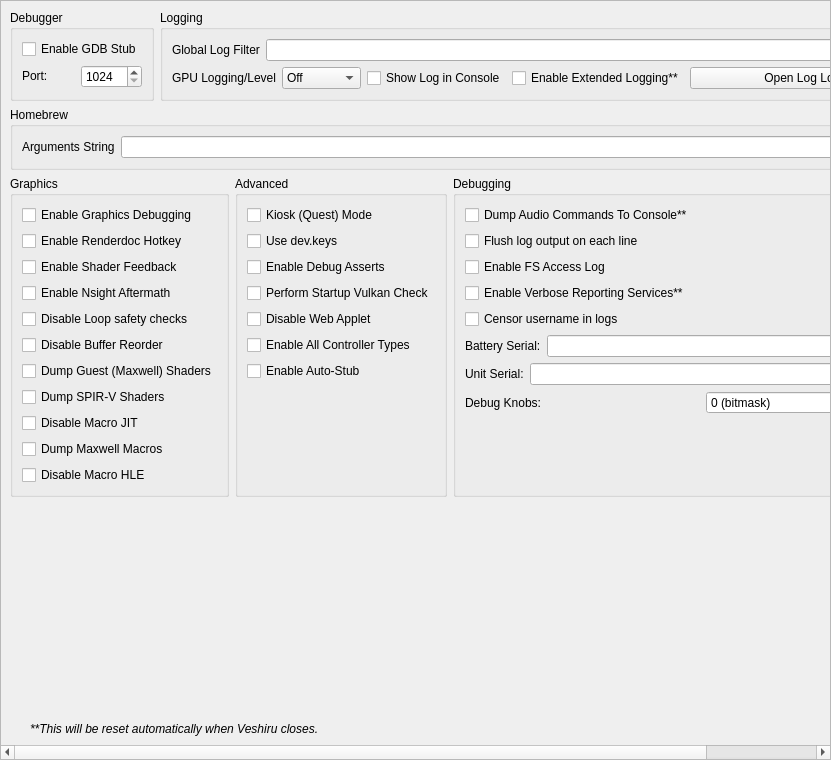
<?xml version="1.0" encoding="UTF-8"?>
<ui version="4.0">
 <class>ConfigureDebug</class>
 <widget class="QScrollArea" name="ConfigureDebug">
  <property name="geometry">
   <rect>
    <x>0</x>
    <y>0</y>
    <width>831</width>
    <height>760</height>
   </rect>
  </property>
  <property name="widgetResizable">
   <bool>true</bool>
  </property>
  <widget class="QWidget" name="widget">
   <property name="geometry">
    <rect>
     <x>0</x>
     <y>0</y>
     <width>829</width>
     <height>758</height>
    </rect>
   </property>
   <layout class="QVBoxLayout" name="verticalLayout_1">
    <item>
     <layout class="QHBoxLayout" name="horizontalLayout">
      <property name="topMargin">
       <number>0</number>
      </property>
      <item>
       <widget class="QGroupBox" name="groupBox">
        <property name="sizePolicy">
         <sizepolicy hsizetype="Preferred" vsizetype="Preferred">
          <horstretch>0</horstretch>
          <verstretch>0</verstretch>
         </sizepolicy>
        </property>
        <property name="title">
         <string>Debugger</string>
        </property>
        <property name="alignment">
         <set>Qt::AlignmentFlag::AlignLeading|Qt::AlignmentFlag::AlignLeft|Qt::AlignmentFlag::AlignTop</set>
        </property>
        <property name="flat">
         <bool>false</bool>
        </property>
        <property name="checkable">
         <bool>false</bool>
        </property>
        <layout class="QVBoxLayout" name="verticalLayout_3">
         <item>
          <widget class="QWidget" name="debug_widget" native="true">
           <property name="sizePolicy">
            <sizepolicy hsizetype="Preferred" vsizetype="Maximum">
             <horstretch>0</horstretch>
             <verstretch>0</verstretch>
            </sizepolicy>
           </property>
           <layout class="QVBoxLayout" name="verticalLayout">
            <property name="sizeConstraint">
             <enum>QLayout::SizeConstraint::SetDefaultConstraint</enum>
            </property>
            <property name="leftMargin">
             <number>0</number>
            </property>
            <property name="topMargin">
             <number>0</number>
            </property>
            <property name="rightMargin">
             <number>0</number>
            </property>
            <property name="bottomMargin">
             <number>0</number>
            </property>
            <item>
             <widget class="QCheckBox" name="toggle_gdbstub">
              <property name="sizePolicy">
               <sizepolicy hsizetype="Maximum" vsizetype="Maximum">
                <horstretch>0</horstretch>
                <verstretch>0</verstretch>
               </sizepolicy>
              </property>
              <property name="text">
               <string>Enable GDB Stub</string>
              </property>
             </widget>
            </item>
            <item>
             <widget class="QWidget" name="horizontalWidget_3" native="true">
              <property name="sizePolicy">
               <sizepolicy hsizetype="Preferred" vsizetype="Maximum">
                <horstretch>0</horstretch>
                <verstretch>0</verstretch>
               </sizepolicy>
              </property>
              <layout class="QHBoxLayout" name="horizontalLayout_3">
               <property name="leftMargin">
                <number>0</number>
               </property>
               <property name="topMargin">
                <number>0</number>
               </property>
               <property name="rightMargin">
                <number>0</number>
               </property>
               <property name="bottomMargin">
                <number>0</number>
               </property>
               <item>
                <widget class="QLabel" name="label_11">
                 <property name="sizePolicy">
                  <sizepolicy hsizetype="Minimum" vsizetype="Maximum">
                   <horstretch>0</horstretch>
                   <verstretch>0</verstretch>
                  </sizepolicy>
                 </property>
                 <property name="text">
                  <string>Port:</string>
                 </property>
                </widget>
               </item>
               <item>
                <widget class="QSpinBox" name="gdbport_spinbox">
                 <property name="sizePolicy">
                  <sizepolicy hsizetype="Preferred" vsizetype="Maximum">
                   <horstretch>0</horstretch>
                   <verstretch>0</verstretch>
                  </sizepolicy>
                 </property>
                 <property name="minimum">
                  <number>1024</number>
                 </property>
                 <property name="maximum">
                  <number>65535</number>
                 </property>
                </widget>
               </item>
              </layout>
             </widget>
            </item>
           </layout>
          </widget>
         </item>
        </layout>
       </widget>
      </item>
      <item>
       <widget class="QGroupBox" name="groupBox_2">
        <property name="sizePolicy">
         <sizepolicy hsizetype="Expanding" vsizetype="Preferred">
          <horstretch>0</horstretch>
          <verstretch>0</verstretch>
         </sizepolicy>
        </property>
        <property name="title">
         <string>Logging</string>
        </property>
        <layout class="QGridLayout" name="gridLayout_1">
         <item row="0" column="0" colspan="4">
          <widget class="QWidget" name="logging_widget" native="true">
           <property name="sizePolicy">
            <sizepolicy hsizetype="Preferred" vsizetype="Maximum">
             <horstretch>0</horstretch>
             <verstretch>0</verstretch>
            </sizepolicy>
           </property>
           <layout class="QHBoxLayout" name="horizontalLayout_1">
            <property name="leftMargin">
             <number>0</number>
            </property>
            <property name="topMargin">
             <number>0</number>
            </property>
            <property name="rightMargin">
             <number>0</number>
            </property>
            <property name="bottomMargin">
             <number>0</number>
            </property>
            <item>
             <widget class="QLabel" name="label_1">
              <property name="sizePolicy">
               <sizepolicy hsizetype="Preferred" vsizetype="Preferred">
                <horstretch>0</horstretch>
                <verstretch>0</verstretch>
               </sizepolicy>
              </property>
              <property name="text">
               <string>Global Log Filter</string>
              </property>
             </widget>
            </item>
            <item>
             <widget class="QLineEdit" name="log_filter_edit"/>
            </item>
           </layout>
          </widget>
         </item>
         <item row="1" column="0">
          <widget class="QWidget" name="gpu_log_level_widget" native="true">
           <property name="sizePolicy">
            <sizepolicy hsizetype="Preferred" vsizetype="Maximum">
             <horstretch>0</horstretch>
             <verstretch>0</verstretch>
            </sizepolicy>
           </property>
           <layout class="QHBoxLayout" name="gpu_log_level_layout">
            <property name="leftMargin">
             <number>0</number>
            </property>
            <property name="topMargin">
             <number>0</number>
            </property>
            <property name="rightMargin">
             <number>0</number>
            </property>
            <property name="bottomMargin">
             <number>0</number>
            </property>
            <item>
             <widget class="QLabel" name="gpu_log_level_label">
              <property name="text">
               <string>GPU Logging/Level</string>
              </property>
             </widget>
            </item>
            <item>
             <widget class="QComboBox" name="gpu_log_level">
              <property name="toolTip">
               <string>Detail level for GPU logs. Off disables logging entirely.</string>
              </property>
              <item>
               <property name="text">
                <string>Off</string>
               </property>
              </item>
              <item>
               <property name="text">
                <string>Errors</string>
               </property>
              </item>
              <item>
               <property name="text">
                <string>Standard</string>
               </property>
              </item>
              <item>
               <property name="text">
                <string>Verbose</string>
               </property>
              </item>
              <item>
               <property name="text">
                <string>All</string>
               </property>
              </item>
             </widget>
            </item>
           </layout>
          </widget>
         </item>
         <item row="1" column="1">
          <widget class="QCheckBox" name="toggle_console">
           <property name="text">
            <string>Show Log in Console</string>
           </property>
          </widget>
         </item>
         <item row="1" column="2">
          <widget class="QCheckBox" name="extended_logging">
           <property name="enabled">
            <bool>true</bool>
           </property>
           <property name="toolTip">
            <string>When checked, the max size of the log increases from 100 MB to 1 GB</string>
           </property>
           <property name="text">
            <string>Enable Extended Logging**</string>
           </property>
          </widget>
         </item>
         <item row="1" column="3">
          <widget class="QPushButton" name="open_log_button">
           <property name="sizePolicy">
            <sizepolicy hsizetype="Expanding" vsizetype="Maximum">
             <horstretch>1</horstretch>
             <verstretch>0</verstretch>
            </sizepolicy>
           </property>
           <property name="minimumSize">
            <size>
             <width>250</width>
             <height>0</height>
            </size>
           </property>
           <property name="text">
            <string>Open Log Location</string>
           </property>
          </widget>
         </item>
        </layout>
       </widget>
      </item>
     </layout>
    </item>
    <item>
     <widget class="QGroupBox" name="groupBox_3">
      <property name="title">
       <string>Homebrew</string>
      </property>
      <layout class="QVBoxLayout" name="verticalLayout_5">
       <item>
        <layout class="QHBoxLayout" name="horizontalLayout_4">
         <item>
          <widget class="QLabel" name="label_3">
           <property name="text">
            <string>Arguments String</string>
           </property>
          </widget>
         </item>
         <item>
          <widget class="QLineEdit" name="homebrew_args_edit"/>
         </item>
        </layout>
       </item>
      </layout>
     </widget>
    </item>
    <item>
     <layout class="QHBoxLayout" name="horizontalLayout_2">
      <item>
       <widget class="QGroupBox" name="groupBox_4">
        <property name="title">
         <string>Graphics</string>
        </property>
        <layout class="QGridLayout" name="gridLayout_2">
         <item row="4" column="0">
          <widget class="QCheckBox" name="disable_loop_safety_checks">
           <property name="toolTip">
            <string>When checked, it executes shaders without loop logic changes</string>
           </property>
           <property name="text">
            <string>Disable Loop safety checks</string>
           </property>
          </widget>
         </item>
         <item row="9" column="0">
          <widget class="QCheckBox" name="dump_macros">
           <property name="enabled">
            <bool>true</bool>
           </property>
           <property name="toolTip">
            <string>When checked, it will dump all the macro programs of the GPU</string>
           </property>
           <property name="text">
            <string>Dump Maxwell Macros</string>
           </property>
          </widget>
         </item>
         <item row="3" column="0">
          <widget class="QCheckBox" name="enable_nsight_aftermath">
           <property name="toolTip">
            <string>When checked, it enables Nsight Aftermath crash dumps</string>
           </property>
           <property name="text">
            <string>Enable Nsight Aftermath</string>
           </property>
          </widget>
         </item>
         <item row="6" column="0">
          <widget class="QCheckBox" name="dump_guest_shaders">
           <property name="enabled">
            <bool>true</bool>
           </property>
           <property name="toolTip">
            <string>When checked, it will dump original Maxwell guest shader bytecode (the input to the recompiler) as .ash files under DumpDir/shaders/. Useful for inspection with nvdisasm.</string>
           </property>
           <property name="text">
            <string>Dump Guest (Maxwell) Shaders</string>
           </property>
          </widget>
         </item>
         <item row="1" column="0">
          <widget class="QCheckBox" name="enable_renderdoc_hotkey">
           <property name="text">
            <string>Enable Renderdoc Hotkey</string>
           </property>
          </widget>
         </item>
         <item row="8" column="0">
          <widget class="QCheckBox" name="disable_macro_jit">
           <property name="enabled">
            <bool>true</bool>
           </property>
           <property name="toolTip">
            <string>When checked, it disables the macro Just In Time compiler. Enabling this makes games run slower</string>
           </property>
           <property name="text">
            <string>Disable Macro JIT</string>
           </property>
          </widget>
         </item>
         <item row="10" column="0">
          <widget class="QCheckBox" name="disable_macro_hle">
           <property name="enabled">
            <bool>true</bool>
           </property>
           <property name="toolTip">
            <string>When checked, it disables the macro HLE functions. Enabling this makes games run slower</string>
           </property>
           <property name="text">
            <string>Disable Macro HLE</string>
           </property>
          </widget>
         </item>
         <item row="0" column="0">
          <widget class="QCheckBox" name="enable_graphics_debugging">
           <property name="enabled">
            <bool>true</bool>
           </property>
           <property name="toolTip">
            <string>When checked, the graphics API enters a slower debugging mode</string>
           </property>
           <property name="text">
            <string>Enable Graphics Debugging</string>
           </property>
          </widget>
         </item>
         <item row="11" column="0">
          <spacer name="verticalSpacer_5">
           <property name="orientation">
            <enum>Qt::Orientation::Vertical</enum>
           </property>
           <property name="sizeType">
            <enum>QSizePolicy::Policy::Preferred</enum>
           </property>
           <property name="sizeHint" stdset="0">
            <size>
             <width>20</width>
             <height>0</height>
            </size>
           </property>
          </spacer>
         </item>
         <item row="2" column="0">
          <widget class="QCheckBox" name="enable_shader_feedback">
           <property name="toolTip">
            <string>When checked, Veshiru will log statistics about the compiled pipeline cache</string>
           </property>
           <property name="text">
            <string>Enable Shader Feedback</string>
           </property>
          </widget>
         </item>
         <item row="5" column="0">
          <widget class="QCheckBox" name="disable_buffer_reorder">
           <property name="toolTip">
            <string>&lt;html&gt;&lt;head/&gt;&lt;body&gt;&lt;p&gt;When checked, disables reordering of mapped memory uploads which allows to associate uploads with specific draws. May reduce performance in some cases.&lt;/p&gt;&lt;/body&gt;&lt;/html&gt;</string>
           </property>
           <property name="text">
            <string>Disable Buffer Reorder</string>
           </property>
          </widget>
         </item>
         <item row="7" column="0">
          <widget class="QCheckBox" name="gpu_log_shader_dumps">
           <property name="toolTip">
            <string>When checked, it will dump the recompiler's output SPIR-V binaries (.spv) under LogDir/shaders/. Inspect via SPIRV-Tools (spirv-dis / spirv-cross / spirv-val) or RenderDoc.</string>
           </property>
           <property name="text">
            <string>Dump SPIR-V Shaders</string>
           </property>
          </widget>
         </item>
        </layout>
       </widget>
      </item>
      <item>
       <widget class="QGroupBox" name="groupBox_6">
        <property name="title">
         <string>Advanced</string>
        </property>
        <layout class="QGridLayout" name="gridLayout_4">
         <item row="3" column="0">
          <widget class="QCheckBox" name="perform_vulkan_check">
           <property name="toolTip">
            <string>Enables Veshiru to check for a working Vulkan environment when the program starts up. Disable this if this is causing issues with external programs seeing Veshiru.</string>
           </property>
           <property name="text">
            <string>Perform Startup Vulkan Check</string>
           </property>
          </widget>
         </item>
         <item row="4" column="0">
          <widget class="QCheckBox" name="disable_web_applet">
           <property name="text">
            <string>Disable Web Applet</string>
           </property>
          </widget>
         </item>
         <item row="5" column="0">
          <widget class="QCheckBox" name="enable_all_controllers">
           <property name="text">
            <string>Enable All Controller Types</string>
           </property>
          </widget>
         </item>
         <item row="6" column="0">
          <widget class="QCheckBox" name="use_auto_stub">
           <property name="text">
            <string>Enable Auto-Stub</string>
           </property>
          </widget>
         </item>
         <item row="0" column="0">
          <widget class="QCheckBox" name="quest_flag">
           <property name="text">
            <string>Kiosk (Quest) Mode</string>
           </property>
          </widget>
         </item>
         <item row="1" column="0">
          <widget class="QCheckBox" name="use_dev_keys">
           <property name="text">
            <string>Use dev.keys</string>
           </property>
          </widget>
         </item>
         <item row="2" column="0">
          <widget class="QCheckBox" name="use_debug_asserts">
           <property name="text">
            <string>Enable Debug Asserts</string>
           </property>
          </widget>
         </item>
         <item row="7" column="0">
          <spacer name="verticalSpacer_4">
           <property name="orientation">
            <enum>Qt::Orientation::Vertical</enum>
           </property>
           <property name="sizeType">
            <enum>QSizePolicy::Policy::Expanding</enum>
           </property>
           <property name="sizeHint" stdset="0">
            <size>
             <width>20</width>
             <height>0</height>
            </size>
           </property>
          </spacer>
         </item>
        </layout>
       </widget>
      </item>
      <item>
       <widget class="QGroupBox" name="groupBox_5">
        <property name="title">
         <string>Debugging</string>
        </property>
        <layout class="QGridLayout" name="gridLayout_3">
         <item row="6" column="0">
          <widget class="QWidget" name="serial_battery_widget" native="true">
           <property name="sizePolicy">
            <sizepolicy hsizetype="Preferred" vsizetype="Maximum">
             <horstretch>0</horstretch>
             <verstretch>0</verstretch>
            </sizepolicy>
           </property>
           <layout class="QHBoxLayout" name="horizontalLayout_11">
            <property name="leftMargin">
             <number>0</number>
            </property>
            <property name="topMargin">
             <number>0</number>
            </property>
            <property name="rightMargin">
             <number>0</number>
            </property>
            <property name="bottomMargin">
             <number>0</number>
            </property>
            <item>
             <widget class="QLabel" name="label_12">
              <property name="sizePolicy">
               <sizepolicy hsizetype="Preferred" vsizetype="Preferred">
                <horstretch>0</horstretch>
                <verstretch>0</verstretch>
               </sizepolicy>
              </property>
              <property name="text">
               <string>Battery Serial:</string>
              </property>
             </widget>
            </item>
            <item>
             <widget class="QLineEdit" name="serial_battery_edit"/>
            </item>
           </layout>
          </widget>
         </item>
         <item row="8" column="0">
          <widget class="QWidget" name="debug_knobs_widget" native="true">
           <property name="sizePolicy">
            <sizepolicy hsizetype="Preferred" vsizetype="Maximum">
             <horstretch>0</horstretch>
             <verstretch>0</verstretch>
            </sizepolicy>
           </property>
           <layout class="QHBoxLayout" name="horizontalLayout_debug_knobs">
            <property name="leftMargin">
             <number>0</number>
            </property>
            <property name="topMargin">
             <number>0</number>
            </property>
            <property name="rightMargin">
             <number>0</number>
            </property>
            <property name="bottomMargin">
             <number>0</number>
            </property>
            <item>
             <widget class="QLabel" name="label_debug_knobs">
              <property name="sizePolicy">
               <sizepolicy hsizetype="Preferred" vsizetype="Preferred">
                <horstretch>0</horstretch>
                <verstretch>0</verstretch>
               </sizepolicy>
              </property>
              <property name="text">
               <string>Debug Knobs:</string>
              </property>
             </widget>
            </item>
            <item>
             <widget class="QSpinBox" name="debug_knobs_spinbox">
              <property name="minimum">
               <number>0</number>
              </property>
              <property name="maximum">
               <number>65535</number>
              </property>
              <property name="toolTip">
               <string>Bitmask for quick development toggles</string>
              </property>
              <property name="statusTip">
               <string>Set debug knobs (bitmask)</string>
              </property>
              <property name="whatsThis">
               <string>16-bit debug knob set for quick development toggles</string>
              </property>
              <property name="suffix">
               <string> (bitmask)</string>
              </property>
             </widget>
            </item>
           </layout>
          </widget>
         </item>
         <item row="7" column="0">
          <widget class="QWidget" name="serial_board_widget" native="true">
           <property name="sizePolicy">
            <sizepolicy hsizetype="Preferred" vsizetype="Maximum">
             <horstretch>0</horstretch>
             <verstretch>0</verstretch>
            </sizepolicy>
           </property>
           <layout class="QHBoxLayout" name="horizontalLayout_12">
            <property name="leftMargin">
             <number>0</number>
            </property>
            <property name="topMargin">
             <number>0</number>
            </property>
            <property name="rightMargin">
             <number>0</number>
            </property>
            <property name="bottomMargin">
             <number>0</number>
            </property>
            <item>
             <widget class="QLabel" name="label_13">
              <property name="sizePolicy">
               <sizepolicy hsizetype="Preferred" vsizetype="Preferred">
                <horstretch>0</horstretch>
                <verstretch>0</verstretch>
               </sizepolicy>
              </property>
              <property name="text">
               <string>Unit Serial:</string>
              </property>
             </widget>
            </item>
            <item>
             <widget class="QLineEdit" name="serial_board_edit"/>
            </item>
           </layout>
          </widget>
         </item>
         <item row="20" column="0">
          <spacer name="verticalSpacer_3">
           <property name="orientation">
            <enum>Qt::Orientation::Vertical</enum>
           </property>
           <property name="sizeType">
            <enum>QSizePolicy::Policy::Expanding</enum>
           </property>
           <property name="sizeHint" stdset="0">
            <size>
             <width>20</width>
             <height>0</height>
            </size>
           </property>
          </spacer>
         </item>
         <item row="1" column="0">
          <widget class="QCheckBox" name="dump_audio_commands">
           <property name="toolTip">
            <string>Enable this to output the latest generated audio command list to the console. Only affects games using the audio renderer.</string>
           </property>
           <property name="text">
            <string>Dump Audio Commands To Console**</string>
           </property>
          </widget>
         </item>
         <item row="2" column="0">
          <widget class="QCheckBox" name="flush_line">
           <property name="text">
            <string>Flush log output on each line</string>
           </property>
          </widget>
         </item>
         <item row="3" column="0">
          <widget class="QCheckBox" name="fs_access_log">
           <property name="text">
            <string>Enable FS Access Log</string>
           </property>
          </widget>
         </item>
         <item row="4" column="0">
          <widget class="QCheckBox" name="reporting_services">
           <property name="text">
            <string>Enable Verbose Reporting Services**</string>
           </property>
          </widget>
         </item>
         <item row="5" column="0">
          <widget class="QCheckBox" name="censor_username">
           <property name="text">
            <string>Censor username in logs</string>
           </property>
          </widget>
         </item>
        </layout>
       </widget>
      </item>
     </layout>
    </item>
    <item>
     <spacer name="verticalSpacer">
      <property name="orientation">
       <enum>Qt::Orientation::Vertical</enum>
      </property>
      <property name="sizeHint" stdset="0">
       <size>
        <width>20</width>
        <height>0</height>
       </size>
      </property>
     </spacer>
    </item>
    <item>
     <widget class="QLabel" name="label_5">
      <property name="sizePolicy">
       <sizepolicy hsizetype="Expanding" vsizetype="Preferred">
        <horstretch>0</horstretch>
        <verstretch>0</verstretch>
       </sizepolicy>
      </property>
      <property name="font">
       <font>
        <italic>true</italic>
       </font>
      </property>
      <property name="text">
    <string>**This will be reset automatically when Veshiru closes.</string>
      </property>
      <property name="indent">
       <number>20</number>
      </property>
     </widget>
    </item>
   </layout>
  </widget>
 </widget>
 <tabstops>
  <tabstop>log_filter_edit</tabstop>
  <tabstop>toggle_console</tabstop>
  <tabstop>extended_logging</tabstop>
  <tabstop>open_log_button</tabstop>
  <tabstop>homebrew_args_edit</tabstop>
  <tabstop>enable_graphics_debugging</tabstop>
  <tabstop>enable_shader_feedback</tabstop>
  <tabstop>enable_nsight_aftermath</tabstop>
  <tabstop>fs_access_log</tabstop>
  <tabstop>reporting_services</tabstop>
  <tabstop>quest_flag</tabstop>
  <tabstop>use_debug_asserts</tabstop>
 </tabstops>
 <resources/>
 <connections/>
</ui>
